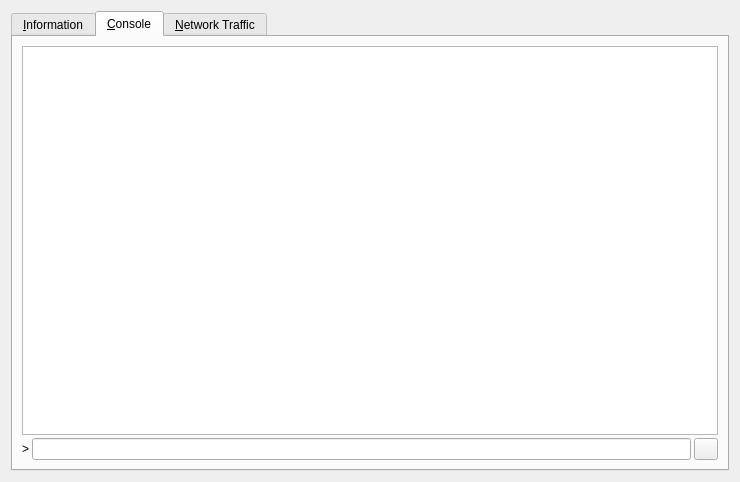
<?xml version="1.0" encoding="UTF-8"?>
<ui version="4.0">
 <class>RPCConsole</class>
 <widget class="QDialog" name="RPCConsole">
  <property name="geometry">
   <rect>
    <x>0</x>
    <y>0</y>
    <width>740</width>
    <height>482</height>
   </rect>
  </property>
  <property name="windowTitle">
   <string>Rpicoin - Debug window</string>
  </property>
  <layout class="QVBoxLayout" name="verticalLayout_2">
   <item>
    <widget class="QTabWidget" name="tabWidget">
     <property name="currentIndex">
      <number>1</number>
     </property>
     <widget class="QWidget" name="tab_info">
      <attribute name="title">
       <string>&amp;Information</string>
      </attribute>
      <layout class="QGridLayout" name="gridLayout_2">
       <item row="0" column="0">
        <widget class="QLabel" name="label_9">
         <property name="font">
          <font>
           <pointsize>9</pointsize>
           <weight>75</weight>
           <bold>true</bold>
          </font>
         </property>
         <property name="text">
          <string>Rpicoin Core</string>
         </property>
        </widget>
       </item>
       <item row="1" column="0">
        <widget class="QLabel" name="label_5">
         <property name="font">
          <font>
           <pointsize>9</pointsize>
          </font>
         </property>
         <property name="text">
          <string>Client name</string>
         </property>
        </widget>
       </item>
       <item row="1" column="2">
        <widget class="QLabel" name="clientName">
         <property name="font">
          <font>
           <pointsize>9</pointsize>
          </font>
         </property>
         <property name="cursor">
          <cursorShape>IBeamCursor</cursorShape>
         </property>
         <property name="text">
          <string>N/A</string>
         </property>
         <property name="textFormat">
          <enum>Qt::PlainText</enum>
         </property>
         <property name="textInteractionFlags">
          <set>Qt::LinksAccessibleByMouse|Qt::TextSelectableByKeyboard|Qt::TextSelectableByMouse</set>
         </property>
        </widget>
       </item>
       <item row="2" column="0">
        <widget class="QLabel" name="label_6">
         <property name="font">
          <font>
           <pointsize>9</pointsize>
          </font>
         </property>
         <property name="text">
          <string>Client version</string>
         </property>
        </widget>
       </item>
       <item row="2" column="2">
        <widget class="QLabel" name="clientVersion">
         <property name="font">
          <font>
           <pointsize>9</pointsize>
          </font>
         </property>
         <property name="cursor">
          <cursorShape>IBeamCursor</cursorShape>
         </property>
         <property name="text">
          <string>N/A</string>
         </property>
         <property name="textFormat">
          <enum>Qt::PlainText</enum>
         </property>
         <property name="textInteractionFlags">
          <set>Qt::LinksAccessibleByMouse|Qt::TextSelectableByKeyboard|Qt::TextSelectableByMouse</set>
         </property>
        </widget>
       </item>
       <item row="3" column="0" colspan="2">
        <widget class="QLabel" name="label_14">
         <property name="font">
          <font>
           <pointsize>9</pointsize>
          </font>
         </property>
         <property name="text">
          <string>Using OpenSSL version</string>
         </property>
         <property name="indent">
          <number>10</number>
         </property>
        </widget>
       </item>
       <item row="3" column="2">
        <widget class="QLabel" name="openSSLVersion">
         <property name="font">
          <font>
           <pointsize>9</pointsize>
          </font>
         </property>
         <property name="cursor">
          <cursorShape>IBeamCursor</cursorShape>
         </property>
         <property name="text">
          <string>N/A</string>
         </property>
         <property name="textFormat">
          <enum>Qt::PlainText</enum>
         </property>
         <property name="textInteractionFlags">
          <set>Qt::LinksAccessibleByMouse|Qt::TextSelectableByKeyboard|Qt::TextSelectableByMouse</set>
         </property>
        </widget>
       </item>
       <item row="4" column="0">
        <widget class="QLabel" name="label_12">
         <property name="font">
          <font>
           <pointsize>9</pointsize>
          </font>
         </property>
         <property name="text">
          <string>Build date</string>
         </property>
        </widget>
       </item>
       <item row="4" column="2">
        <widget class="QLabel" name="buildDate">
         <property name="font">
          <font>
           <pointsize>9</pointsize>
          </font>
         </property>
         <property name="cursor">
          <cursorShape>IBeamCursor</cursorShape>
         </property>
         <property name="text">
          <string>N/A</string>
         </property>
         <property name="textFormat">
          <enum>Qt::PlainText</enum>
         </property>
         <property name="textInteractionFlags">
          <set>Qt::LinksAccessibleByMouse|Qt::TextSelectableByKeyboard|Qt::TextSelectableByMouse</set>
         </property>
        </widget>
       </item>
       <item row="5" column="0">
        <widget class="QLabel" name="label_13">
         <property name="font">
          <font>
           <pointsize>9</pointsize>
          </font>
         </property>
         <property name="text">
          <string>Startup time</string>
         </property>
        </widget>
       </item>
       <item row="5" column="2">
        <widget class="QLabel" name="startupTime">
         <property name="font">
          <font>
           <pointsize>9</pointsize>
          </font>
         </property>
         <property name="cursor">
          <cursorShape>IBeamCursor</cursorShape>
         </property>
         <property name="text">
          <string>N/A</string>
         </property>
         <property name="textFormat">
          <enum>Qt::PlainText</enum>
         </property>
         <property name="textInteractionFlags">
          <set>Qt::LinksAccessibleByMouse|Qt::TextSelectableByKeyboard|Qt::TextSelectableByMouse</set>
         </property>
        </widget>
       </item>
       <item row="6" column="0">
        <widget class="QLabel" name="label_11">
         <property name="font">
          <font>
           <pointsize>9</pointsize>
           <weight>75</weight>
           <bold>true</bold>
          </font>
         </property>
         <property name="text">
          <string>Network</string>
         </property>
        </widget>
       </item>
       <item row="7" column="0">
        <widget class="QLabel" name="label_7">
         <property name="font">
          <font>
           <pointsize>9</pointsize>
          </font>
         </property>
         <property name="text">
          <string>Number of connections</string>
         </property>
        </widget>
       </item>
       <item row="7" column="2">
        <widget class="QLabel" name="numberOfConnections">
         <property name="font">
          <font>
           <pointsize>9</pointsize>
          </font>
         </property>
         <property name="cursor">
          <cursorShape>IBeamCursor</cursorShape>
         </property>
         <property name="text">
          <string>N/A</string>
         </property>
         <property name="textFormat">
          <enum>Qt::PlainText</enum>
         </property>
         <property name="textInteractionFlags">
          <set>Qt::LinksAccessibleByMouse|Qt::TextSelectableByKeyboard|Qt::TextSelectableByMouse</set>
         </property>
        </widget>
       </item>
       <item row="8" column="0">
        <widget class="QLabel" name="label_8">
         <property name="font">
          <font>
           <pointsize>9</pointsize>
          </font>
         </property>
         <property name="text">
          <string>On testnet</string>
         </property>
        </widget>
       </item>
       <item row="8" column="2">
        <widget class="QCheckBox" name="isTestNet">
         <property name="enabled">
          <bool>false</bool>
         </property>
         <property name="font">
          <font>
           <pointsize>9</pointsize>
          </font>
         </property>
         <property name="text">
          <string/>
         </property>
        </widget>
       </item>
       <item row="9" column="0">
        <widget class="QLabel" name="label_10">
         <property name="font">
          <font>
           <pointsize>9</pointsize>
           <weight>75</weight>
           <bold>true</bold>
          </font>
         </property>
         <property name="text">
          <string>Block chain</string>
         </property>
        </widget>
       </item>
       <item row="10" column="0" colspan="2">
        <widget class="QLabel" name="label_3">
         <property name="font">
          <font>
           <pointsize>9</pointsize>
          </font>
         </property>
         <property name="text">
          <string>Current number of blocks</string>
         </property>
        </widget>
       </item>
       <item row="10" column="2">
        <widget class="QLabel" name="numberOfBlocks">
         <property name="font">
          <font>
           <pointsize>9</pointsize>
          </font>
         </property>
         <property name="cursor">
          <cursorShape>IBeamCursor</cursorShape>
         </property>
         <property name="text">
          <string>N/A</string>
         </property>
         <property name="textFormat">
          <enum>Qt::PlainText</enum>
         </property>
         <property name="textInteractionFlags">
          <set>Qt::LinksAccessibleByMouse|Qt::TextSelectableByKeyboard|Qt::TextSelectableByMouse</set>
         </property>
        </widget>
       </item>
       <item row="11" column="0">
        <widget class="QLabel" name="label_4">
         <property name="font">
          <font>
           <pointsize>9</pointsize>
          </font>
         </property>
         <property name="text">
          <string>Estimated total blocks</string>
         </property>
        </widget>
       </item>
       <item row="11" column="2">
        <widget class="QLabel" name="totalBlocks">
         <property name="font">
          <font>
           <pointsize>9</pointsize>
          </font>
         </property>
         <property name="cursor">
          <cursorShape>IBeamCursor</cursorShape>
         </property>
         <property name="text">
          <string>N/A</string>
         </property>
         <property name="textFormat">
          <enum>Qt::PlainText</enum>
         </property>
         <property name="textInteractionFlags">
          <set>Qt::LinksAccessibleByMouse|Qt::TextSelectableByKeyboard|Qt::TextSelectableByMouse</set>
         </property>
        </widget>
       </item>
       <item row="12" column="0">
        <widget class="QLabel" name="label_2">
         <property name="font">
          <font>
           <pointsize>9</pointsize>
          </font>
         </property>
         <property name="text">
          <string>Last block time</string>
         </property>
        </widget>
       </item>
       <item row="12" column="2">
        <widget class="QLabel" name="lastBlockTime">
         <property name="font">
          <font>
           <pointsize>9</pointsize>
          </font>
         </property>
         <property name="cursor">
          <cursorShape>IBeamCursor</cursorShape>
         </property>
         <property name="text">
          <string>N/A</string>
         </property>
         <property name="textFormat">
          <enum>Qt::PlainText</enum>
         </property>
         <property name="textInteractionFlags">
          <set>Qt::LinksAccessibleByMouse|Qt::TextSelectableByKeyboard|Qt::TextSelectableByMouse</set>
         </property>
        </widget>
       </item>
       <item row="13" column="0">
        <widget class="QLabel" name="labelDebugLogfile">
         <property name="font">
          <font>
           <pointsize>9</pointsize>
           <weight>75</weight>
           <bold>true</bold>
          </font>
         </property>
         <property name="text">
          <string>Debug log file</string>
         </property>
        </widget>
       </item>
       <item row="13" column="1">
        <spacer name="verticalSpacer_2">
         <property name="orientation">
          <enum>Qt::Vertical</enum>
         </property>
         <property name="sizeHint" stdset="0">
          <size>
           <width>17</width>
           <height>14</height>
          </size>
         </property>
        </spacer>
       </item>
       <item row="14" column="0" colspan="2">
        <layout class="QGridLayout" name="gridLayout">
         <item row="0" column="0">
          <widget class="QPushButton" name="openDebugLogfileButton">
           <property name="enabled">
            <bool>true</bool>
           </property>
           <property name="font">
            <font>
             <pointsize>10</pointsize>
            </font>
           </property>
           <property name="toolTip">
            <string>Open the Rpicoin debug log file from the current data directory. This can take a few seconds for large log files.</string>
           </property>
           <property name="text">
            <string>Debug.log</string>
           </property>
           <property name="autoDefault">
            <bool>false</bool>
           </property>
          </widget>
         </item>
        </layout>
       </item>
       <item row="15" column="0">
        <widget class="QLabel" name="labelCLOptions">
         <property name="font">
          <font>
           <weight>75</weight>
           <bold>true</bold>
          </font>
         </property>
         <property name="text">
          <string>Command-line options</string>
         </property>
        </widget>
       </item>
       <item row="16" column="0">
        <widget class="QPushButton" name="showCLOptionsButton">
         <property name="sizePolicy">
          <sizepolicy hsizetype="Minimum" vsizetype="Minimum">
           <horstretch>0</horstretch>
           <verstretch>0</verstretch>
          </sizepolicy>
         </property>
         <property name="font">
          <font>
           <pointsize>10</pointsize>
          </font>
         </property>
         <property name="toolTip">
          <string>Show the Rpicoin-Qt help message to get a list with possible Rpicoin command-line options.</string>
         </property>
         <property name="text">
          <string>&amp;Show</string>
         </property>
         <property name="autoDefault">
          <bool>false</bool>
         </property>
        </widget>
       </item>
       <item row="16" column="1">
        <spacer name="verticalSpacer">
         <property name="orientation">
          <enum>Qt::Vertical</enum>
         </property>
         <property name="sizeHint" stdset="0">
          <size>
           <width>17</width>
           <height>34</height>
          </size>
         </property>
        </spacer>
       </item>
      </layout>
     </widget>
     <widget class="QWidget" name="tab_console">
      <attribute name="title">
       <string>&amp;Console</string>
      </attribute>
      <layout class="QVBoxLayout" name="verticalLayout_3">
       <property name="spacing">
        <number>3</number>
       </property>
       <item>
        <widget class="QTextEdit" name="messagesWidget">
         <property name="minimumSize">
          <size>
           <width>0</width>
           <height>100</height>
          </size>
         </property>
         <property name="font">
          <font>
           <pointsize>14</pointsize>
          </font>
         </property>
         <property name="readOnly">
          <bool>true</bool>
         </property>
         <property name="tabKeyNavigation" stdset="0">
          <bool>false</bool>
         </property>
         <property name="columnCount" stdset="0">
          <number>2</number>
         </property>
        </widget>
       </item>
       <item>
        <layout class="QHBoxLayout" name="horizontalLayout">
         <property name="spacing">
          <number>3</number>
         </property>
         <item>
          <widget class="QLabel" name="label">
           <property name="text">
            <string notr="true">&gt;</string>
           </property>
          </widget>
         </item>
         <item>
          <widget class="QLineEdit" name="lineEdit"/>
         </item>
         <item>
          <widget class="QPushButton" name="clearButton">
           <property name="maximumSize">
            <size>
             <width>24</width>
             <height>24</height>
            </size>
           </property>
           <property name="toolTip">
            <string>Clear console</string>
           </property>
           <property name="text">
            <string/>
           </property>
           <property name="icon">
            <iconset resource="../bitcoin.qrc">
             <normaloff>:/icons/remove</normaloff>:/icons/remove</iconset>
           </property>
           <property name="shortcut">
            <string notr="true">Ctrl+L</string>
           </property>
           <property name="autoDefault">
            <bool>false</bool>
           </property>
          </widget>
         </item>
        </layout>
       </item>
      </layout>
     </widget>
     <widget class="QWidget" name="tab">
      <attribute name="title">
       <string>&amp;Network Traffic</string>
      </attribute>
      <layout class="QHBoxLayout" name="horizontalLayout_3">
       <item>
        <layout class="QVBoxLayout" name="verticalLayout_4">
         <item>
          <widget class="TrafficGraphWidget" name="trafficGraph" native="true">
           <property name="sizePolicy">
            <sizepolicy hsizetype="Expanding" vsizetype="Expanding">
             <horstretch>0</horstretch>
             <verstretch>0</verstretch>
            </sizepolicy>
           </property>
          </widget>
         </item>
         <item>
          <layout class="QHBoxLayout" name="horizontalLayout_2">
           <item>
            <widget class="QSlider" name="sldGraphRange">
             <property name="minimum">
              <number>1</number>
             </property>
             <property name="maximum">
              <number>288</number>
             </property>
             <property name="pageStep">
              <number>12</number>
             </property>
             <property name="value">
              <number>6</number>
             </property>
             <property name="orientation">
              <enum>Qt::Horizontal</enum>
             </property>
            </widget>
           </item>
           <item>
            <widget class="QLabel" name="lblGraphRange">
             <property name="minimumSize">
              <size>
               <width>100</width>
               <height>0</height>
              </size>
             </property>
             <property name="alignment">
              <set>Qt::AlignCenter</set>
             </property>
            </widget>
           </item>
           <item>
            <widget class="QPushButton" name="btnClearTrafficGraph">
             <property name="text">
              <string>&amp;Clear</string>
             </property>
            </widget>
           </item>
          </layout>
         </item>
        </layout>
       </item>
       <item>
        <layout class="QVBoxLayout" name="verticalLayout">
         <item>
          <widget class="QGroupBox" name="groupBox">
           <property name="title">
            <string>Totals</string>
           </property>
           <layout class="QVBoxLayout" name="verticalLayout_5">
            <item>
             <layout class="QHBoxLayout" name="horizontalLayout_4">
              <item>
               <widget class="Line" name="line">
                <property name="sizePolicy">
                 <sizepolicy hsizetype="Fixed" vsizetype="Fixed">
                  <horstretch>0</horstretch>
                  <verstretch>0</verstretch>
                 </sizepolicy>
                </property>
                <property name="minimumSize">
                 <size>
                  <width>10</width>
                  <height>0</height>
                 </size>
                </property>
                <property name="palette">
                 <palette>
                  <active>
                   <colorrole role="Light">
                    <brush brushstyle="SolidPattern">
                     <color alpha="255">
                      <red>0</red>
                      <green>255</green>
                      <blue>0</blue>
                     </color>
                    </brush>
                   </colorrole>
                  </active>
                  <inactive>
                   <colorrole role="Light">
                    <brush brushstyle="SolidPattern">
                     <color alpha="255">
                      <red>0</red>
                      <green>255</green>
                      <blue>0</blue>
                     </color>
                    </brush>
                   </colorrole>
                  </inactive>
                  <disabled>
                   <colorrole role="Light">
                    <brush brushstyle="SolidPattern">
                     <color alpha="255">
                      <red>0</red>
                      <green>255</green>
                      <blue>0</blue>
                     </color>
                    </brush>
                   </colorrole>
                  </disabled>
                 </palette>
                </property>
                <property name="orientation">
                 <enum>Qt::Horizontal</enum>
                </property>
               </widget>
              </item>
              <item>
               <widget class="QLabel" name="label_16">
                <property name="text">
                 <string>In:</string>
                </property>
               </widget>
              </item>
              <item>
               <widget class="QLabel" name="lblBytesIn">
                <property name="minimumSize">
                 <size>
                  <width>50</width>
                  <height>0</height>
                 </size>
                </property>
                <property name="alignment">
                 <set>Qt::AlignRight|Qt::AlignTrailing|Qt::AlignVCenter</set>
                </property>
               </widget>
              </item>
             </layout>
            </item>
            <item>
             <layout class="QHBoxLayout" name="horizontalLayout_5">
              <item>
               <widget class="Line" name="line_2">
                <property name="sizePolicy">
                 <sizepolicy hsizetype="Fixed" vsizetype="Fixed">
                  <horstretch>0</horstretch>
                  <verstretch>0</verstretch>
                 </sizepolicy>
                </property>
                <property name="minimumSize">
                 <size>
                  <width>10</width>
                  <height>0</height>
                 </size>
                </property>
                <property name="palette">
                 <palette>
                  <active>
                   <colorrole role="Light">
                    <brush brushstyle="SolidPattern">
                     <color alpha="255">
                      <red>255</red>
                      <green>0</green>
                      <blue>0</blue>
                     </color>
                    </brush>
                   </colorrole>
                  </active>
                  <inactive>
                   <colorrole role="Light">
                    <brush brushstyle="SolidPattern">
                     <color alpha="255">
                      <red>255</red>
                      <green>0</green>
                      <blue>0</blue>
                     </color>
                    </brush>
                   </colorrole>
                  </inactive>
                  <disabled>
                   <colorrole role="Light">
                    <brush brushstyle="SolidPattern">
                     <color alpha="255">
                      <red>255</red>
                      <green>0</green>
                      <blue>0</blue>
                     </color>
                    </brush>
                   </colorrole>
                  </disabled>
                 </palette>
                </property>
                <property name="orientation">
                 <enum>Qt::Horizontal</enum>
                </property>
               </widget>
              </item>
              <item>
               <widget class="QLabel" name="label_17">
                <property name="text">
                 <string>Out:</string>
                </property>
               </widget>
              </item>
              <item>
               <widget class="QLabel" name="lblBytesOut">
                <property name="minimumSize">
                 <size>
                  <width>50</width>
                  <height>0</height>
                 </size>
                </property>
                <property name="alignment">
                 <set>Qt::AlignRight|Qt::AlignTrailing|Qt::AlignVCenter</set>
                </property>
               </widget>
              </item>
             </layout>
            </item>
            <item>
             <spacer name="verticalSpacer_4">
              <property name="orientation">
               <enum>Qt::Vertical</enum>
              </property>
              <property name="sizeHint" stdset="0">
               <size>
                <width>20</width>
                <height>407</height>
               </size>
              </property>
             </spacer>
            </item>
           </layout>
          </widget>
         </item>
        </layout>
       </item>
      </layout>
     </widget>
    </widget>
   </item>
  </layout>
 </widget>
 <customwidgets>
  <customwidget>
   <class>TrafficGraphWidget</class>
   <extends>QWidget</extends>
   <header>trafficgraphwidget.h</header>
   <container>1</container>
   <slots>
    <slot>clear()</slot>
   </slots>
  </customwidget>
 </customwidgets>
 <resources>
  <include location="../bitcoin.qrc"/>
 </resources>
 <connections/>
</ui>
